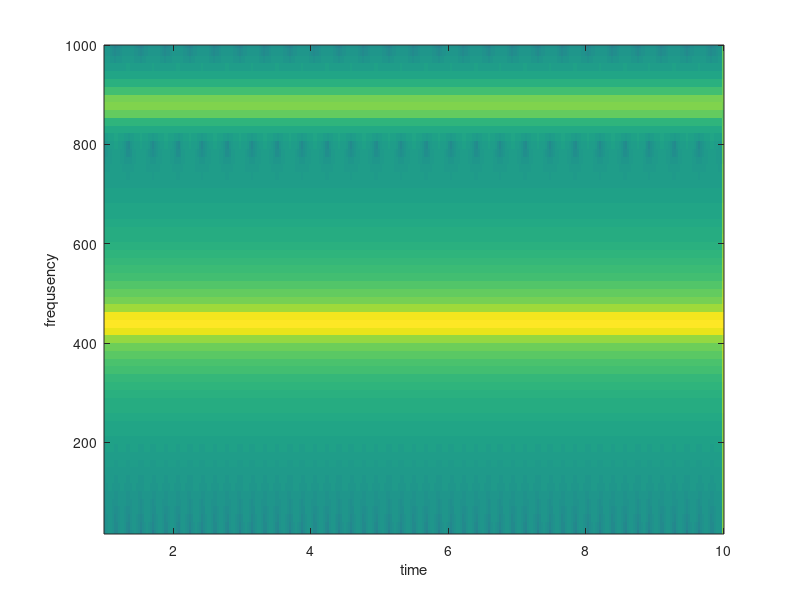

This figure's MATLAB source:
clear;clc;

%サンプリング周波数
Fs = 16000;
%表示時間
time = 10;
%表示させる周波数
display_frequency = 1000;

t=(0:1/Fs:time)';
data = 100*sin(2*pi*440*t)+1*sin(2*pi*880*t);

window_length = 2^10; %窓長(偶数)
shift_length = window_length/2; %シフト長

[num_data,num_channel] = size(data);  %データの数,チャンネル数

%ピッタリサイズの行列の横幅の決定
% window_length + shift_length*(num_row-1) >= num_dataを満たす最小のnum_rowが正解
num_row = ceil((num_data-window_length)/shift_length)+1; %ceilは切り上げ

%きれいに並べるためにデータの最後に都合のいい数だけ0を詰め込む
data = [data;zeros(1,num_data-(shift_length*(num_row-1)+1))'];

%格納予定行列
complex_matrix = zeros(window_length,num_row);
amplitude_matrix = zeros(window_length,num_row);
power_spectrogram_matrix = zeros(window_length,num_row);

%窓関数かける、DFTする、パワー！、データを行列に並べる
%一行でもいいが、速さを気にしていないので分けてもええやろと思った
for i = 1:num_row
    work_vector = data(shift_length*(i-1)+1:shift_length*(i-1)+window_length,1);
    work_vector = work_vector.*hann(window_length); %窓関数かける
    work_vector = fft(work_vector);                 %fftする
    %complex_matrix(:,i) = work_vector;
    work_vector = abs(work_vector);                 %大きさみる
    %amplitude_matrix = work_vector;
    work_vector = 20*log10(work_vector);            %パワーとる
    power_spectrogram_matrix(:,i) = work_vector;
end

x = linspace(1,time,num_row);
y = linspace(1,Fs,window_length);
imagesc(x,y,power_spectrogram_matrix);

%----------グラフの編集----------
axis xy;
xlabel("time");
ylabel("frequsency");
ylim([Fs/window_length,display_frequency])
%------------------------------